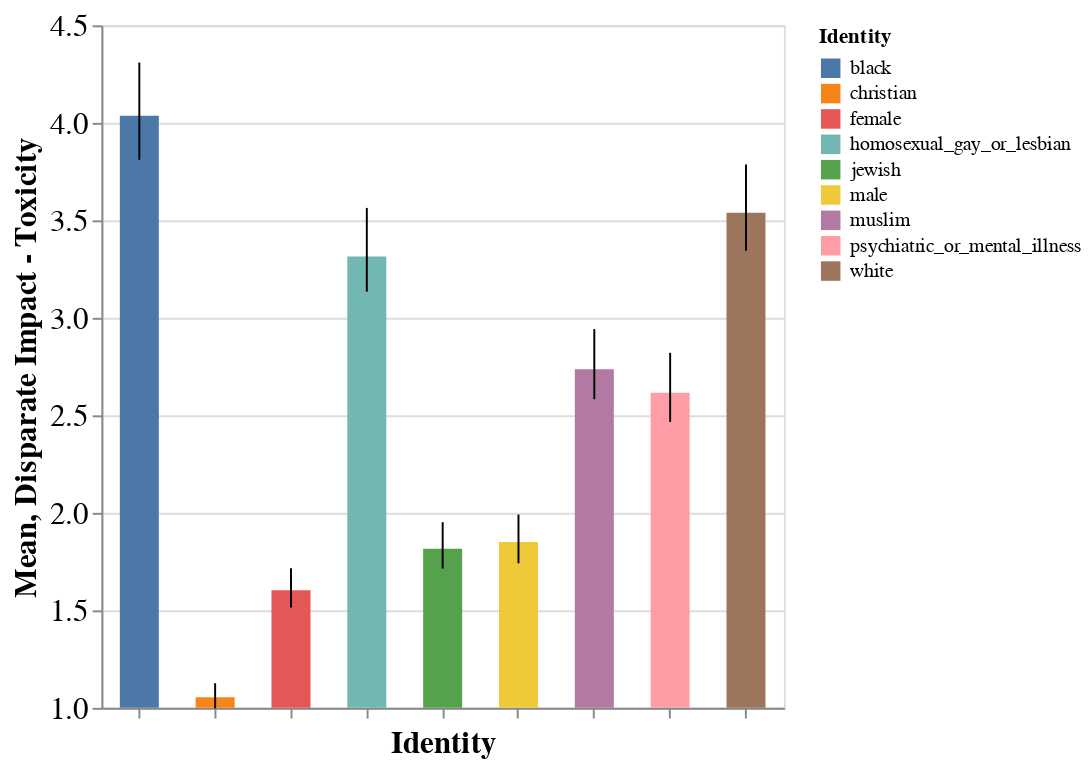
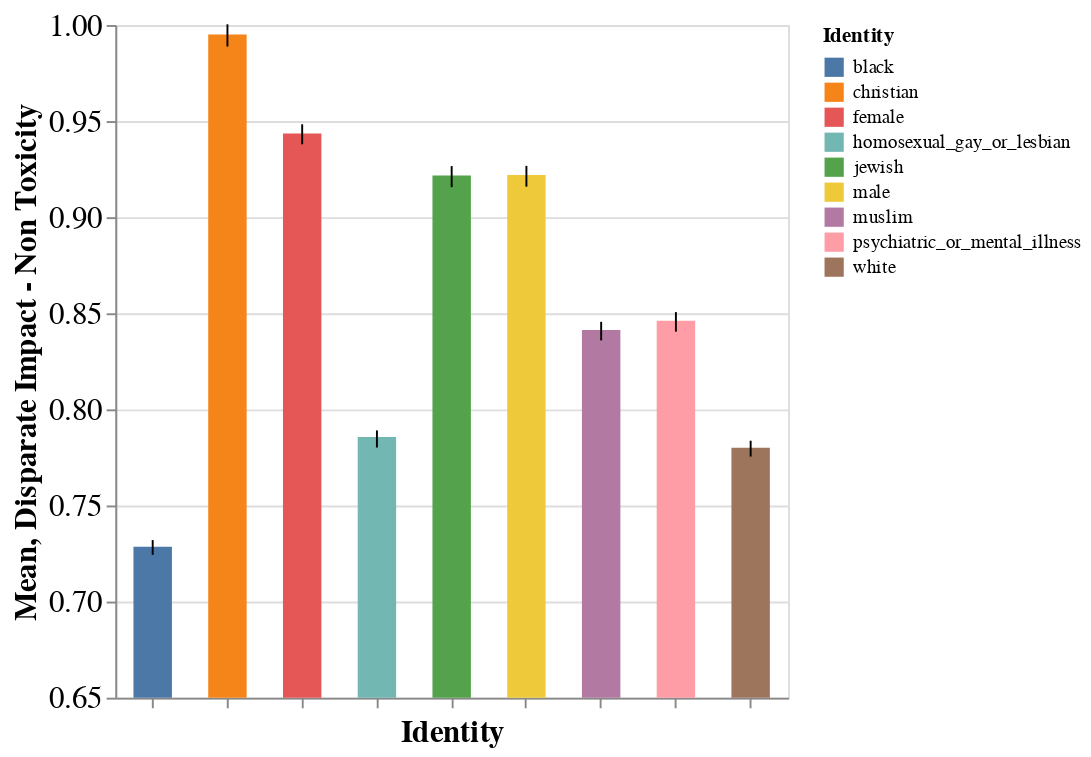

These figures' notebook cell, in order:
### Markdown cell above
### Disparate Impact

### Code cell
display(plot_on_class(report_e1, 'Disparate Impact - Toxicity', [1, 4.5]))
display(plot_on_class(report_e0, 'Disparate Impact - Non Toxicity', [0.65, 1]))

### Figure 1 — Vega-Lite specification as saved in the notebook (floating-point values rounded to 4 significant figures)
{"config": {"view": {"continuousWidth": 400, "continuousHeight": 300}, "axis": {"labelFontSize": 16, "titleFontSize": 16}}, "layer": [{"mark": {"type": "bar", "size": 20}, "encoding": {"color": {"type": "nominal", "field": "Identity"}, "x": {"type": "ordinal", "axis": {"labels": false}, "field": "Identity"}, "y": {"type": "quantitative", "aggregate": "mean", "field": "Disparate Impact - Toxicity", "scale": {"domain": [1, 4.5]}, "title": "Mean"}}}, {"mark": {"type": "errorbar", "extent": "ci"}, "encoding": {"x": {"type": "ordinal", "field": "Identity"}, "y": {"type": "quantitative", "field": "Disparate Impact - Toxicity"}}}], "data": {"name": "data-c0c549b1f96115f93d8a6da3338d21a7"}, "height": 350, "width": 350, "$schema": "https://vega.github.io/schema/vega-lite/v4.8.1.json", "datasets": {"data-c0c549b1f96115f93d8a6da3338d21a7": [{"Identity": "male", "Embeddings": "FastText", "Disparate Impact - Toxicity": 1.708}, {"Identity": "male", "Embeddings": "GloVe", "Disparate Impact - Toxicity": 1.752}, {"Identity": "male", "Embeddings": "ConceptNet", "Disparate Impact - Toxicity": 2.116}, {"Identity": "male", "Embeddings": "Keras Embeddings", "Disparate Impact - Toxicity": 1.804}, {"Identity": "male", "Embeddings": "Meta (FT+GV+CN)", "Disparate Impact - Toxicity": 1.874}, {"Identity": "female", "Embeddings": "FastText", "Disparate Impact - Toxicity": 1.48}, {"Identity": "female", "Embeddings": "GloVe", "Disparate Impact - Toxicity": 1.524}, {"Identity": "female", "Embeddings": "ConceptNet", "Disparate Impact - Toxicity": 1.828}, {"Identity": "female", "Embeddings": "Keras Embeddings", "Disparate Impact - Toxicity": 1.568}, {"Identity": "female", "Embeddings": "Meta (FT+GV+CN)", "Disparate Impact - Toxicity": 1.618}, {"Identity": "homosexual_gay_or_lesbian", "Embeddings": "FastText", "Disparate Impact - Toxicity": 3.07}, {"Identity": "homosexual_gay_or_lesbian", "Embeddings": "GloVe", "Disparate Impact - Toxicity": 3.149}, {"Identity": "homosexual_gay_or_lesbian", "Embeddings": "ConceptNet", "Disparate Impact - Toxicity": 3.774}, {"Identity": "homosexual_gay_or_lesbian", "Embeddings": "Keras Embeddings", "Disparate Impact - Toxicity": 3.235}, {"Identity": "homosexual_gay_or_lesbian", "Embeddings": "Meta (FT+GV+CN)", "Disparate Impact - Toxicity": 3.348}, {"Identity": "christian", "Embeddings": "FastText", "Disparate Impact - Toxicity": 0.9742}, {"Identity": "christian", "Embeddings": "GloVe", "Disparate Impact - Toxicity": 1.003}, {"Identity": "christian", "Embeddings": "ConceptNet", "Disparate Impact - Toxicity": 1.199}, {"Identity": "christian", "Embeddings": "Keras Embeddings", "Disparate Impact - Toxicity": 1.033}, {"Identity": "christian", "Embeddings": "Meta (FT+GV+CN)", "Disparate Impact - Toxicity": 1.064}, {"Identity": "jewish", "Embeddings": "FastText", "Disparate Impact - Toxicity": 1.675}, {"Identity": "jewish", "Embeddings": "GloVe", "Disparate Impact - Toxicity": 1.725}, {"Identity": "jewish", "Embeddings": "ConceptNet", "Disparate Impact - Toxicity": 2.072}, {"Identity": "jewish", "Embeddings": "Keras Embeddings", "Disparate Impact - Toxicity": 1.771}, {"Identity": "jewish", "Embeddings": "Meta (FT+GV+CN)", "Disparate Impact - Toxicity": 1.838}, {"Identity": "muslim", "Embeddings": "FastText", "Disparate Impact - Toxicity": 2.526}, {"Identity": "muslim", "Embeddings": "GloVe", "Disparate Impact - Toxicity": 2.592}, {"Identity": "muslim", "Embeddings": "ConceptNet", "Disparate Impact - Toxicity": 3.118}, {"Identity": "muslim", "Embeddings": "Keras Embeddings", "Disparate Impact - Toxicity": 2.678}, {"Identity": "muslim", "Embeddings": "Meta (FT+GV+CN)", "Disparate Impact - Toxicity": 2.767}, {"Identity": "black", "Embeddings": "FastText", "Disparate Impact - Toxicity": 3.73}, {"Identity": "black", "Embeddings": "GloVe", "Disparate Impact - Toxicity": 3.828}, {"Identity": "black", "Embeddings": "ConceptNet", "Disparate Impact - Toxicity": 4.594}, {"Identity": "black", "Embeddings": "Keras Embeddings", "Disparate Impact - Toxicity": 3.936}, {"Identity": "black", "Embeddings": "Meta (FT+GV+CN)", "Disparate Impact - Toxicity": 4.092}, {"Identity": "white", "Embeddings": "FastText", "Disparate Impact - Toxicity": 3.277}, {"Identity": "white", "Embeddings": "GloVe", "Disparate Impact - Toxicity": 3.359}, {"Identity": "white", "Embeddings": "ConceptNet", "Disparate Impact - Toxicity": 4.013}, {"Identity": "white", "Embeddings": "Keras Embeddings", "Disparate Impact - Toxicity": 3.446}, {"Identity": "white", "Embeddings": "Meta (FT+GV+CN)", "Disparate Impact - Toxicity": 3.598}, {"Identity": "psychiatric_or_mental_illness", "Embeddings": "FastText", "Disparate Impact - Toxicity": 2.411}, {"Identity": "psychiatric_or_mental_illness", "Embeddings": "GloVe", "Disparate Impact - Toxicity": 2.483}, {"Identity": "psychiatric_or_mental_illness", "Embeddings": "ConceptNet", "Disparate Impact - Toxicity": 2.992}, {"Identity": "psychiatric_or_mental_illness", "Embeddings": "Keras Embeddings", "Disparate Impact - Toxicity": 2.546}, {"Identity": "psychiatric_or_mental_illness", "Embeddings": "Meta (FT+GV+CN)", "Disparate Impact - Toxicity": 2.647}]}}

### Figure 2 — Vega-Lite specification as saved in the notebook (floating-point values rounded to 4 significant figures)
{"config": {"view": {"continuousWidth": 400, "continuousHeight": 300}, "axis": {"labelFontSize": 16, "titleFontSize": 16}}, "layer": [{"mark": {"type": "bar", "size": 20}, "encoding": {"color": {"type": "nominal", "field": "Identity"}, "x": {"type": "ordinal", "axis": {"labels": false}, "field": "Identity"}, "y": {"type": "quantitative", "aggregate": "mean", "field": "Disparate Impact - Non Toxicity", "scale": {"domain": [0.65, 1]}, "title": "Mean"}}}, {"mark": {"type": "errorbar", "extent": "ci"}, "encoding": {"x": {"type": "ordinal", "field": "Identity"}, "y": {"type": "quantitative", "field": "Disparate Impact - Non Toxicity"}}}], "data": {"name": "data-01e3c972416abd51078d65d6bb969ecb"}, "height": 350, "width": 350, "$schema": "https://vega.github.io/schema/vega-lite/v4.8.1.json", "datasets": {"data-01e3c972416abd51078d65d6bb969ecb": [{"Identity": "male", "Embeddings": "FastText", "Disparate Impact - Non Toxicity": 0.9286}, {"Identity": "male", "Embeddings": "GloVe", "Disparate Impact - Non Toxicity": 0.9263}, {"Identity": "male", "Embeddings": "ConceptNet", "Disparate Impact - Non Toxicity": 0.9109}, {"Identity": "male", "Embeddings": "Keras Embeddings", "Disparate Impact - Non Toxicity": 0.9237}, {"Identity": "male", "Embeddings": "Meta (FT+GV+CN)", "Disparate Impact - Non Toxicity": 0.9204}, {"Identity": "female", "Embeddings": "FastText", "Disparate Impact - Non Toxicity": 0.9506}, {"Identity": "female", "Embeddings": "GloVe", "Disparate Impact - Non Toxicity": 0.9477}, {"Identity": "female", "Embeddings": "ConceptNet", "Disparate Impact - Non Toxicity": 0.9323}, {"Identity": "female", "Embeddings": "Keras Embeddings", "Disparate Impact - Non Toxicity": 0.9451}, {"Identity": "female", "Embeddings": "Meta (FT+GV+CN)", "Disparate Impact - Non Toxicity": 0.9423}, {"Identity": "homosexual_gay_or_lesbian", "Embeddings": "FastText", "Disparate Impact - Non Toxicity": 0.7911}, {"Identity": "homosexual_gay_or_lesbian", "Embeddings": "GloVe", "Disparate Impact - Non Toxicity": 0.7891}, {"Identity": "homosexual_gay_or_lesbian", "Embeddings": "ConceptNet", "Disparate Impact - Non Toxicity": 0.7764}, {"Identity": "homosexual_gay_or_lesbian", "Embeddings": "Keras Embeddings", "Disparate Impact - Non Toxicity": 0.787}, {"Identity": "homosexual_gay_or_lesbian", "Embeddings": "Meta (FT+GV+CN)", "Disparate Impact - Non Toxicity": 0.7845}, {"Identity": "christian", "Embeddings": "FastText", "Disparate Impact - Non Toxicity": 1.003}, {"Identity": "christian", "Embeddings": "GloVe", "Disparate Impact - Non Toxicity": 0.9997}, {"Identity": "christian", "Embeddings": "ConceptNet", "Disparate Impact - Non Toxicity": 0.9825}, {"Identity": "christian", "Embeddings": "Keras Embeddings", "Disparate Impact - Non Toxicity": 0.9966}, {"Identity": "christian", "Embeddings": "Meta (FT+GV+CN)", "Disparate Impact - Non Toxicity": 0.9936}, {"Identity": "jewish", "Embeddings": "FastText", "Disparate Impact - Non Toxicity": 0.9288}, {"Identity": "jewish", "Embeddings": "GloVe", "Disparate Impact - Non Toxicity": 0.9259}, {"Identity": "jewish", "Embeddings": "ConceptNet", "Disparate Impact - Non Toxicity": 0.9104}, {"Identity": "jewish", "Embeddings": "Keras Embeddings", "Disparate Impact - Non Toxicity": 0.9235}, {"Identity": "jewish", "Embeddings": "Meta (FT+GV+CN)", "Disparate Impact - Non Toxicity": 0.9202}, {"Identity": "muslim", "Embeddings": "FastText", "Disparate Impact - Non Toxicity": 0.8473}, {"Identity": "muslim", "Embeddings": "GloVe", "Disparate Impact - Non Toxicity": 0.8451}, {"Identity": "muslim", "Embeddings": "ConceptNet", "Disparate Impact - Non Toxicity": 0.8315}, {"Identity": "muslim", "Embeddings": "Keras Embeddings", "Disparate Impact - Non Toxicity": 0.8425}, {"Identity": "muslim", "Embeddings": "Meta (FT+GV+CN)", "Disparate Impact - Non Toxicity": 0.84}, {"Identity": "black", "Embeddings": "FastText", "Disparate Impact - Non Toxicity": 0.7335}, {"Identity": "black", "Embeddings": "GloVe", "Disparate Impact - Non Toxicity": 0.7317}, {"Identity": "black", "Embeddings": "ConceptNet", "Disparate Impact - Non Toxicity": 0.7203}, {"Identity": "black", "Embeddings": "Keras Embeddings", "Disparate Impact - Non Toxicity": 0.7298}, {"Identity": "black", "Embeddings": "Meta (FT+GV+CN)", "Disparate Impact - Non Toxicity": 0.7272}, {"Identity": "white", "Embeddings": "FastText", "Disparate Impact - Non Toxicity": 0.7852}, {"Identity": "white", "Embeddings": "GloVe", "Disparate Impact - Non Toxicity": 0.7833}, {"Identity": "white", "Embeddings": "ConceptNet", "Disparate Impact - Non Toxicity": 0.7718}, {"Identity": "white", "Embeddings": "Keras Embeddings", "Disparate Impact - Non Toxicity": 0.7815}, {"Identity": "white", "Embeddings": "Meta (FT+GV+CN)", "Disparate Impact - Non Toxicity": 0.7786}, {"Identity": "psychiatric_or_mental_illness", "Embeddings": "FastText", "Disparate Impact - Non Toxicity": 0.8525}, {"Identity": "psychiatric_or_mental_illness", "Embeddings": "GloVe", "Disparate Impact - Non Toxicity": 0.8499}, {"Identity": "psychiatric_or_mental_illness", "Embeddings": "ConceptNet", "Disparate Impact - Non Toxicity": 0.8355}, {"Identity": "psychiatric_or_mental_illness", "Embeddings": "Keras Embeddings", "Disparate Impact - Non Toxicity": 0.8478}, {"Identity": "psychiatric_or_mental_illness", "Embeddings": "Meta (FT+GV+CN)", "Disparate Impact - Non Toxicity": 0.8446}]}}
